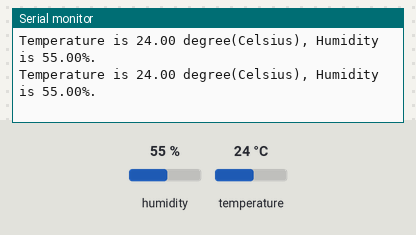
A sketch run on a simulated Arduino Uno, built with avr-gcc and run on an emulated ATmega328P. Parts: the last lines printed to the serial monitor. Wiring (inferred from the names in the program): DHT11 sensor: data pin 12. The test bench sets the inputs (shaded band); at power-on: humidity 55 %, temperature 24 °C.

Above: at 3.5 s.
3.6 s: humidity set to 22 %
At 6.2 s:
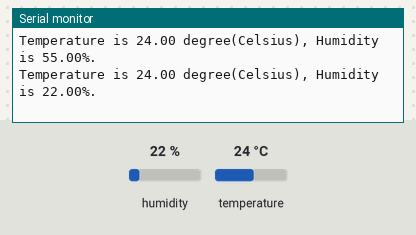
7.0 s: temperature set to 12 °C
At 9.1 s:
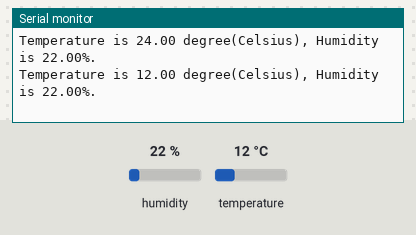
10.4 s: humidity set to 40 %
At 11.9 s:
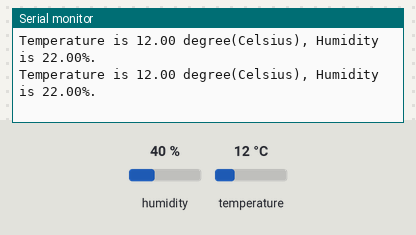
Timing chart, 0 to 13.4 s (numbered marks = the images above; inputs shaded):
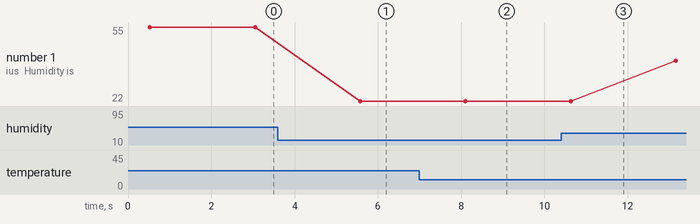

The sketch:

ch07_DHT11.ino
```cpp
#include <DHT.h>
#define SERIAL_BAUDRATE 19200
#define DHT_PIN 12

// DHT程式庫適用多種感測器，請改成您手上的感測器型號
#define DHTTYPE DHT11   // DHT 11
//#define DHTTYPE DHT22   // DHT 22, AM2302
//#define DHTTYPE DHT21   // DHT 21, AM2301
DHT dht(DHT_PIN, DHTTYPE);

void pf(const char *fmt, ... ){
    char tmp[256];
    va_list args;
    va_start (args, fmt );
    vsnprintf(tmp, 256, fmt, args);
    va_end (args);
    Serial.print(tmp);
}

void setup(void) {
  Serial.begin(SERIAL_BAUDRATE);
  while(!Serial){
  }
  dht.begin(); // 初始化並啟動
}
void loop(void) {
  float t = dht.readTemperature(); // 讀取溫度
  float h = dht.readHumidity(); // 讀取濕度

  Serial.print("Temperature is ");
  Serial.print(t);
  Serial.print(" degree(Celsius), Humidity is ");
  Serial.print(h);
  Serial.println("%.");

  delay(2000);
}
```

Measured:
- after the input at 3.6 s, the serial monitor: prints a new line after 2.0 s (image 1)
- after the input at 7.0 s, the serial monitor: prints a new line after 1.1 s (image 2)
- plotted number 1: 55 → 22 after the input at 3.6 s, 22 → 40 after the input at 10.4 s
